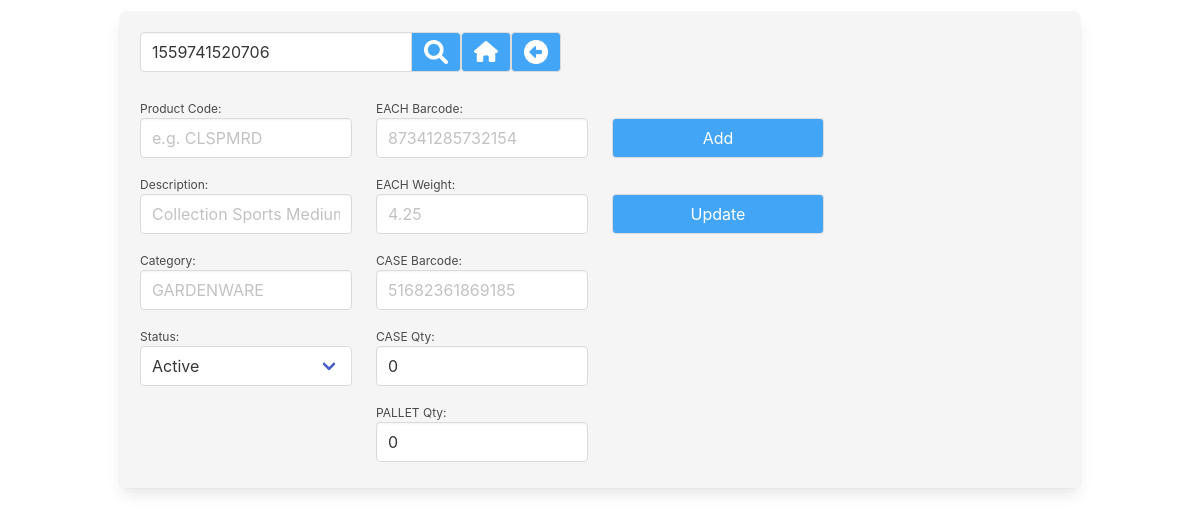
Before: /gv_mgr_products.php?product=1559741520706 (signed in) with the older database file.
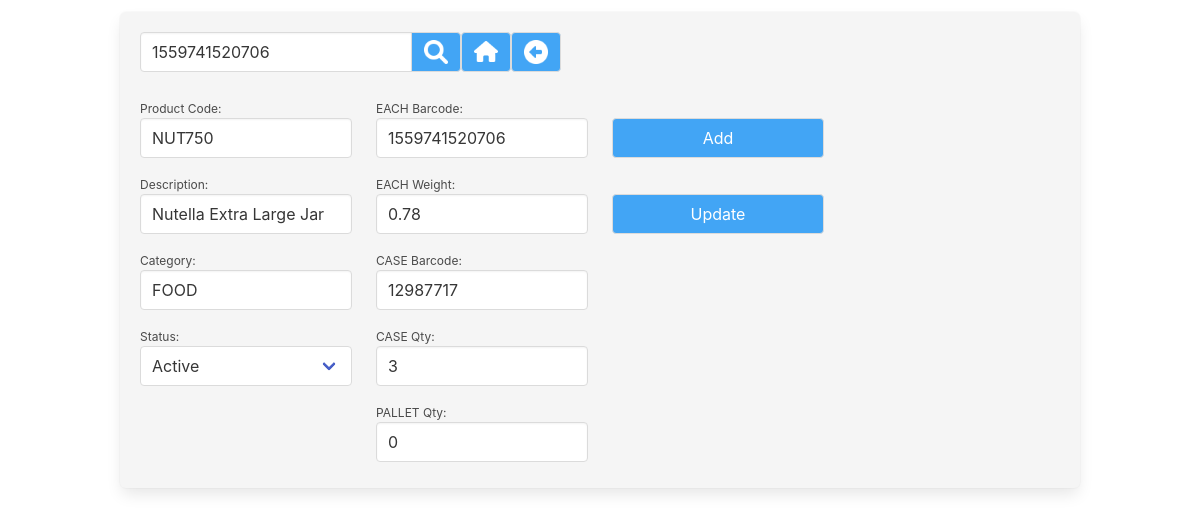
After: the same page with the newer database file.
### tables this page shows
CREATE TABLE "geb_product" (
	"prod_pkey"	INTEGER PRIMARY KEY AUTOINCREMENT,
	"prod_code"	TEXT,
	"prod_desc"	TEXT,
	"prod_category"	TEXT,
	"prod_each_barcode"	TEXT,
	"prod_each_weight"	TEXT,
	"prod_case_barcode"	TEXT,
	"prod_case_qty"	INTEGER DEFAULT 0,
	"prod_pall_qty"	INTEGER DEFAULT 0,
	"prod_phy_qty"	INTEGER DEFAULT 0,
	"prod_alloc_qty"	INTEGER DEFAULT 0,
	"prod_free_qty"	INTEGER DEFAULT 0,
	"prod_disabled"	INTEGER DEFAULT 0
);

### lib_login.php (called while the page is built, shortened)
<?php
class Login
{
	private $user_is_logged_in = false;
	public function is_session_started()
	{
		if (php_sapi_name() !== 'cli' )
		{
			if ( version_compare(phpversion(), '5.4.0', '>=') )
			{
				return session_status() === PHP_SESSION_ACTIVE ? TRUE : FALSE;
			}
		}
		return FALSE;
	}
	private function loginWithSessionData()
	{
		$this->user_is_logged_in = true;
	}
	public function isUserLoggedIn()
	{
		return $this->user_is_logged_in;
	}
}

### lib_functions.php (called while the page is built, shortened)
<?php
$box_size_str	=	'height:64px;';
function leave_numbers_only($input_string)
{
	return preg_replace('/[^0-9]/', '', trim($input_string));
}
function convert_dec_to_bin_with_padding($dec_value)
{
	$x	=	decbin($dec_value);
	return str_pad($x, 16, '0', STR_PAD_LEFT);
}
function core_acl_cookie_check($cookie_value)
{
	$outcome		=	false;
	$cookie_value	=	leave_numbers_only($cookie_value);
	if ($cookie_value == 1)	{	$outcome = true;	}
	return $outcome;
}
function is_it_enabled($cookie)
{
	$cookie_array	=	convert_dec_to_bin_with_padding(leave_numbers_only($cookie));
	return core_acl_cookie_check($cookie_array[1]);
}
function can_user_add($cookie)
{
	$cookie_array	=	convert_dec_to_bin_with_padding(leave_numbers_only($cookie));
	return core_acl_cookie_check($cookie_array[2]);
}
function can_user_update($cookie)
{
	$cookie_array	=	convert_dec_to_bin_with_padding(leave_numbers_only($cookie));
	return core_acl_cookie_check($cookie_array[3]);
}

### gv_mgr_products.php (the view, shortened to what this page needs)
<?php
require_once("lib_login.php");
$login = new Login();
if ($login->isUserLoggedIn() == true)
{
	require_once("lib_functions.php");
	if (is_it_enabled($_SESSION['menu_mgr_prod_add_update']))
	{
		require_once("lib_db_conn.php");
		$product_or_barcode		=	"";
		if (isset($_GET["product"]))
		{
			$product_or_barcode		=	trim($_GET["product"]);
		}
?>
<!DOCTYPE html>
<html lang="en">
<head>
	<link rel="stylesheet" href="css/bulma.css">
	<link rel="stylesheet" href="css/custom.css">
</head>
<body>
<?php
	echo '<div style="height:12px"></div>';
	echo '<section class="section is-paddingless">';
	echo	'<div class="container box has-background-light">';
	$page_form	=	'';
	$page_form	.=	'<form action="gv_mgr_products.php" method="get">';
		$page_form	.=	'<div class="field has-addons">';
			$page_form	.=	'<p class="control">';
			$page_form	.=		'<input class="input" type="text" id="product" name="product" placeholder="Product code" value="' . $product_or_barcode . '">';
			$page_form	.=	'</p>';
			$page_form	.=	'<p class="control">';
			$page_form	.=		'<button class="button manager_class iconSearch" style="width:50px;" type="submit"></button>';
			$page_form	.=	'</p>';
		$page_form	.=	'</div>';
	$page_form	.=	'</form>';
	$page_form	.=	'<p class="control">';
	$menu_link	=	"'index.php'";
	$page_form	.=		'<button class="button manager_class iconHome" style="width:50px;" onClick="open_link(' . $menu_link . ');"></button>';
	$page_form	.=	'</p>';
	$page_form	.=	'<p class="control">';
	$page_form	.=		'<button class="button manager_class iconBackArrow" style="width:50px;" onClick="goBack();"></button>';
	$page_form	.=	'</p>';
	echo '<nav class="level">
		<div class="level-left">
		<div class="level-item">
	' . $page_form . '
		</div>
		</div>
	</nav>';
	try
	{
		$is_barcode	=	false;
		if (is_numeric($product_or_barcode))	{	$is_barcode	=	true;	}
		$sql	=	'
			SELECT
			*
			FROM
			geb_product
			WHERE
		';
		if ($is_barcode)
		{
			$sql	.=	' prod_each_barcode = :iprod_each_bar OR prod_case_barcode = :iprod_case_bar';
		}
		else
		{
			$sql	.=	' prod_code = :iprod_code ';
		}
		$columns_html	=	'';
		$prod_pkey			=	0;
		$prod_code			=	"";
		$prod_desc			=	"";
		$prod_category		=	"";
		$prod_each_barcode	=	"";
		$prod_each_weight	=	"";
		$prod_case_barcode	=	"";
		$prod_case_qty		=	0;
		$prod_pall_qty		=	0;
		$prod_disabled		=	0;
		if ($stmt = $db->prepare($sql))
		{
			if ($is_barcode)
			{
				$stmt->bindValue(':iprod_each_bar',	$product_or_barcode,	PDO::PARAM_STR);
				$stmt->bindValue(':iprod_case_bar',	$product_or_barcode,	PDO::PARAM_STR);
			}
			else
			{
				$stmt->bindValue(':iprod_code',	$product_or_barcode,	PDO::PARAM_STR);
			}
			$stmt->execute();
			while($row = $stmt->fetch(PDO::FETCH_ASSOC))
			{
				$prod_pkey				=	leave_numbers_only($row['prod_pkey']);
				$prod_code				=	trim($row['prod_code']);
				$prod_desc				=	trim($row['prod_desc']);
				$prod_category			=	trim($row['prod_category']);
				$prod_each_barcode		=	trim($row['prod_each_barcode']);
				$prod_each_weight		=	trim($row['prod_each_weight']);
				$prod_case_barcode		=	trim($row['prod_case_barcode']);
				$prod_case_qty			=	leave_numbers_only($row['prod_case_qty']);
				$prod_pall_qty			=	leave_numbers_only($row['prod_pall_qty']);
				$prod_disabled			=	leave_numbers_only($row['prod_disabled']);
			}
			$columns_html	.=	'<div class="columns">';
			$columns_html	.=	'<div class="column is-3">';
				$status_html	=	'<option value="0"';
				if ($prod_disabled == 0)	{	$status_html	.=	' selected';	}
				$status_html	.=	'>Active</option>';
				$status_html	.=	'<option value="1"';
				$status_html	.=	'>Disabled</option>';
			$details_html	=	'
<div class="field" style="'. $box_size_str .'">
	<p class="help">Product Code:</p>
	<div class="control">
		<input id="id_product_code" class="input is-normal" type="text" placeholder="e.g. CLSPMRD" value="'. $prod_code .'" name="id_product_code" required>
	</div>
</div>
<div class="field" style="'. $box_size_str .'">
	<p class="help">Description:</p>
	<div class="control">
		<input id="id_product_description" class="input is-normal" type="text" placeholder="Collection Sports Medium Red" value="'. $prod_desc . '" name="id_product_description">
	</div>
</div>
<div class="field" style="'. $box_size_str .'">
	<p class="help">Category:</p>
	<div class="control">
		<input id="id_product_category" class="input is-normal" type="text" placeholder="GARDENWARE" value="'. $prod_category. '" name="id_product_category">
	</div>
</div>
<div class="field" style="'. $box_size_str .'">
	<p class="help">Status:</p>
	<div class="field is-narrow">
	  <div class="control">
		<div class="select is-fullwidth">
			<select id="id_disabled" name="id_disabled">' . $status_html . '
			</select>
		</div>
	  </div>
	</div>
</div>
';
			$columns_html	.=	$details_html;
			$columns_html	.=	'</div>';
			$columns_html	.=	'<div class="column is-3">';
			$details_html	=	'
<div class="field" style="'. $box_size_str .'">
	<p class="help">EACH Barcode:</p>
	<div class="control">
		<input id="id_each_barcode" class="input is-normal" type="text" placeholder="87341285732154" value="'. $prod_each_barcode .'" name="id_each_barcode">
	</div>
</div>
<div class="field" style="'. $box_size_str .'">
	<p class="help">EACH Weight:	</p>
	<div class="control">
		<input id="id_each_weight" class="input is-normal" type="text" placeholder="4.25" value="'. $prod_each_weight . '" name="id_each_weight">
	</div>
</div>
<div class="field" style="'. $box_size_str .'">
	<p class="help">CASE Barcode:</p>
	<div class="control">
		<input id="id_case_barcode" class="input is-normal" type="text" placeholder="51682361869185" value="'. $prod_case_barcode. '" name="id_case_barcode">
	</div>
</div>
<div class="field" style="'. $box_size_str .'">
	<p class="help">CASE Qty:</p>
	<div class="control">
		<input id="id_case_qty" class="input is-normal" type="text" placeholder="12" value="'. $prod_case_qty. '" name="id_case_qty">
	</div>
</div>
<div class="field" style="'. $box_size_str .'">
	<p class="help">PALLET Qty:</p>
	<div class="control">
		<input id="id_pall_qty" class="input is-normal" type="text" placeholder="144" value="'. $prod_pall_qty. '" name="id_pall_qty">
	</div>
</div>';
			$columns_html	.=	$details_html;
			$details_html	=	"";
			$columns_html	.=	'</div>';
			$columns_html	.=	'<div class="column is-3">';
if (can_user_add($_SESSION['menu_mgr_prod_add_update']))
{
	$details_html	.=	'
	<div class="field" style="'. $box_size_str .'">
		<p class="help">&nbsp;</p>
		<div class="control">
			<button class="button manager_class is-fullwidth"  onclick="add_item();">Add</button>
		</div>
	</div>';
}
if (can_user_update($_SESSION['menu_mgr_prod_add_update']))
{
	$details_html	.=	'
	<div class="field" style="'. $box_size_str .'">
		<p class="help">&nbsp;</p>
		<div class="control">
			<button class="button manager_class is-fullwidth"  onclick="update_item();">Update</button>
		</div>
	</div>';
}
$details_html	.=	'
<div class="field" style="'. $box_size_str .'">
	<p class="help">&nbsp;</p>
	<div class="control">
		<input id="id_hidden" class="input is-normal" type="hidden" value="' . $prod_pkey . '">
	</div>
</div>';
			$columns_html	.=	$details_html;
			$columns_html	.=	'</div>';
			$columns_html	.=	'</div>';
			echo	$columns_html;
		}
		else
		{
			echo 'Details Query Failed!';
		}
	}
	catch(PDOException $e)
	{
		print_message(1, $e->getMessage());
	}
	echo '</div>';
echo '</section>';
	}
	else
	{
		include('not_logged_in.php');
	}
}
else
{
    include('not_logged_in.php');
}
?>
</body>
</html>

### css/custom.css (style rules this page uses)
.manager_class { background-color: #42A5F5; color: white; }
.iconBackArrow { background-image: url(../images/icon_back.png); background-repeat: no-repeat; background-position: center; background-size: 24px; }
.iconHome { background-image: url(../images/icon_home.png); background-repeat: no-repeat; background-position: center; background-size: 24px; }
.iconSearch { background-image: url(../images/icon_search.png); background-repeat: no-repeat; background-position: center; background-size: 24px; }

Changed rows visible on the page:
added geb_product: id_product_code "NUT750", id_product_description "Nutella Extra Large Jar", id_product_category "FOOD", id_disabled "Active", id_each_barcode "1559741520706", id_each_weight "0.78", id_case_barcode "12987717", id_case_qty "3", id_pall_qty "0"
Other visible differences:
form field id_disabled: "Active" → (not shown)
form field id_case_qty: "0" → (not shown)
form field id_pall_qty: "0" → (not shown)
